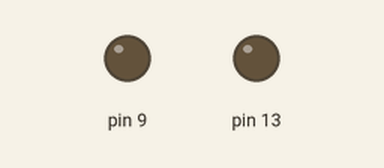
The sketch below on a simulated Arduino Uno, built with avr-gcc and run on an emulated ATmega328P. Parts: output pins drawn as LEDs (lit = HIGH).

Above: at 2.5 s.
Timing chart, 0 to 6.5 s (numbered marks = the images above):
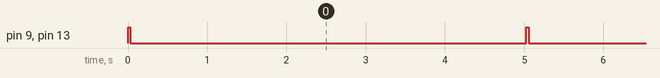

The sketch:

motor_brake_test.ino
```cpp
// the setup function runs once when you press reset or power the board
void setup() {
  // initialize digital pin 13 as an output.
  pinMode(9, OUTPUT);
  pinMode(13, OUTPUT);
}

// the loop function runs over and over again forever
void loop() {
  digitalWrite(9, HIGH);   // turn the LED on (HIGH is the voltage level)
  digitalWrite(13, HIGH);   // turn the LED on (HIGH is the voltage level)
  delay(30);              // wait for a second
  digitalWrite(9, LOW);    // turn the LED off by making the voltage LOW
  digitalWrite(13, LOW);   // turn the LED on (HIGH is the voltage level)
  delay(5000);              // wait for a second
}
```

Measured:
- by itself, pin 9, pin 13: alternates HIGH for 0.03 s and LOW for 5.0 s
